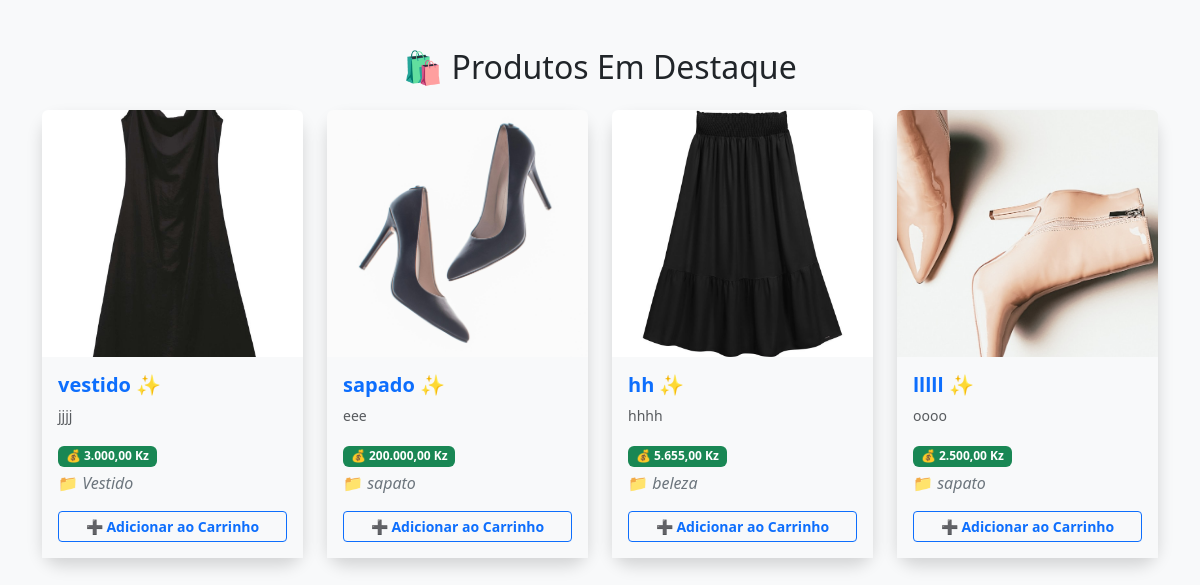
The app's page /Produtos.php with its own data.
### tables this page shows
CREATE TABLE `produtos` (
  `id` int(11) NOT NULL,
  `nome` varchar(255) NOT NULL,
  `descricao` text DEFAULT NULL,
  `preco` decimal(10,2) NOT NULL,
  `categoria_id` int(11) NOT NULL,
  `imagem` varchar(255) NOT NULL,
  `destaque` tinyint(1) DEFAULT 0,
  `data_adicao` timestamp NOT NULL DEFAULT current_timestamp()
);

CREATE TABLE `categorias` (
  `id` int(11) NOT NULL,
  `nome` varchar(255) NOT NULL
);

### Produtos.php (the view, shortened to what this page needs)
<?php
include_once 'conexao.php';
$produtos = $conn->query("SELECT p.id, p.nome, p.descricao, p.preco, p.imagem, c.nome AS categoria FROM produtos p
JOIN categorias c ON p.categoria_id = c.id
WHERE destaque = 1
ORDER BY p.data_adicao DESC
limit 4");
$lista_produtos = [];
while($p = $produtos->fetch_assoc()) {
    $lista_produtos[] = $p;
}
?>
<!DOCTYPE html>
<html lang="pt">
<head>
    <link href="https://cdn.jsdelivr.net/npm/bootstrap@5.3.3/dist/css/bootstrap.min.css" rel="stylesheet">
</head>
<body class="bg-light">
<div class="container py-5">
    <h2 class="text-center mb-4">🛍️ Produtos Em Destaque</h2>
    <div class="row">
        <?php foreach ($lista_produtos as $p): ?>
        <div class="col-md-3 mb-4">
            <div class="card shadow border-0 h-100" style="transition: transform 0.3s ease; border-radius: 20px;">
                <img src="http://localhost/A&Lmoda/painel/admin/uploads/<?= $p['imagem'] ?>"
                    class="card-img-top img-fluid rounded-top"
                    style="height: 247px; object-fit: cover;"
                    alt="<?= $p['nome'] ?>">
                <div class="card-body bg-light">
                    <h5 class="card-title text-primary fw-bold"><?= $p['nome'] ?> ✨</h5>
                    <p class="card-text text-muted small"><?= mb_strimwidth($p['descricao'], 0, 100, "...") ?></p>
                    <p class="mb-1">
                        <span class="badge bg-success">💰 <?= number_format($p['preco'], 2, ',', '.') ?> Kz</span>
                    </p>
                    <p class="text-secondary">📁 <em><?= $p['categoria'] ?></em></p>
                    <button
                        class="btn btn-outline-primary btn-sm btn-adicionar w-100 fw-bold"
                        data-id="<?= $p['id'] ?>"
                        data-nome="<?= $p['nome'] ?>"
                        data-preco="<?= $p['preco'] ?>"
                        data-imagem="http://localhost/A&Lmoda/painel/admin/uploads/<?= $p['imagem'] ?>">
                        ➕ Adicionar ao Carrinho
                    </button>
                </div>
            </div>
        </div>
        <?php endforeach; ?>
    </div>
</div>
</body>
</html>

### records on screen
produtos: imagem (picture), nome "vestido", descricao "jjjj", preco "3.000,00", categoria.nome "Vestido"
produtos: imagem (picture), nome "sapado", descricao "eee", preco "200.000,00", categoria.nome "sapato"
produtos: imagem (picture), nome "hh", descricao "hhhh", preco "5.655,00", categoria.nome "beleza"
produtos: imagem (picture), nome "lllll", descricao "oooo", preco "2.500,00", categoria.nome "sapato"
